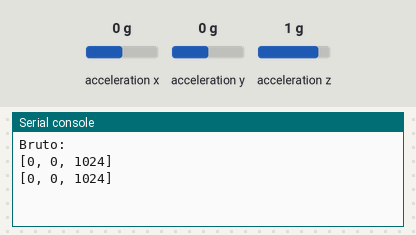
A program run on a simulated Raspberry Pi Pico running CircuitPython. Parts: the last lines printed to the serial console. Inputs (shaded band) come from the test bench; at power-on: acceleration x 0 g, acceleration y 0 g, acceleration z 1 g.

Above: at 5.0 s.
5.1 s: acceleration x set to -1.4 g
At 7.3 s:
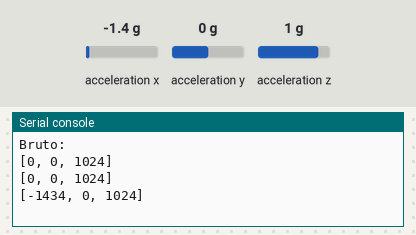
9.0 s: acceleration y set to -1.4 g
At 9.7 s:
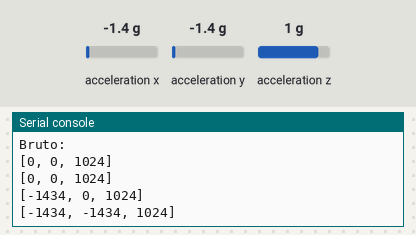
16.5 s: acceleration z set to -1.4 g
At 19.1 s:
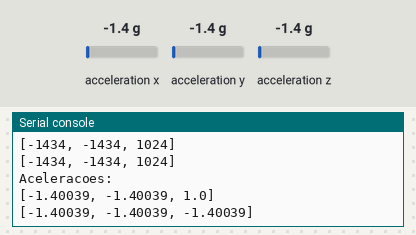
Timing chart, 0 to 20.6 s (numbered marks = the images above; inputs shaded):
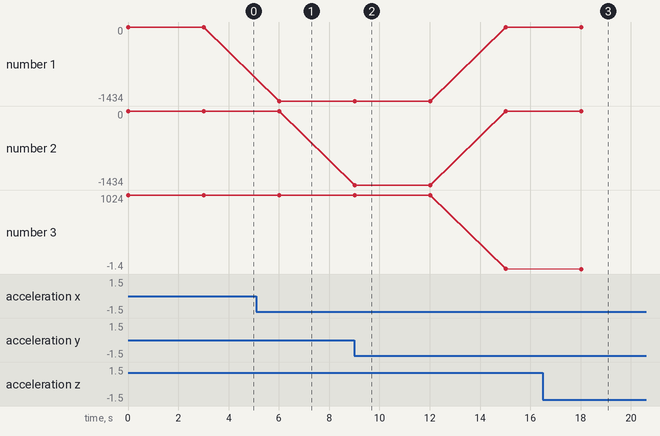

The program:

mma8452_cpython.py
```python
# MMA8452 Example

'''
CircuitPython Class for MMA8452 sensor

Adapted form Sparkfun Arduino library
https://github.com/sparkfun/SparkFun_MMA8452Q_Arduino_Library

'''
import struct

class MMA8452():
    # Construtor
    def __init__(self, i2c=None, addr=0x1C):
        # confere parametros
        if i2c is None:
            raise ValueError("Faltou I2C")
        else:
            self.i2c = i2c
        self.addr = addr

        # registradores
        self.STATUS_MMA8452Q = 0x00
        self.OUT_X_MSB = 0x01
        self.OUT_X_LSB = 0x02
        self.OUT_Y_MSB = 0x03
        self.OUT_Y_LSB = 0x04
        self.OUT_Z_MSB = 0x05
        self.OUT_Z_LSB = 0x06
        self.SYSMOD = 0x0B
        self.INT_SOURCE = 0x0C
        self.WHO_AM_I = 0x0D
        self.XYZ_DATA_CFG = 0x0E
        self.HP_FILTER_CUTOFF = 0x0F
        self.PL_STATUS = 0x10
        self.PL_CFG = 0x11
        self.PL_COUNT = 0x12
        self.PL_BF_ZCOMP = 0x13
        self.P_L_THS_REG = 0x14
        self.FF_MT_CFG = 0x15
        self.FF_MT_SRC = 0x16
        self.FF_MT_THS = 0x17
        self.FF_MT_COUNT = 0x18
        self.TRANSIENT_CFG = 0x1D
        self.TRANSIENT_SRC = 0x1E
        self.TRANSIENT_THS = 0x1F
        self.TRANSIENT_COUNT = 0x20
        self.PULSE_CFG = 0x21
        self.PULSE_SRC = 0x22
        self.PULSE_THSX = 0x23
        self.PULSE_THSY = 0x24
        self.PULSE_THSZ = 0x25
        self.PULSE_TMLT = 0x26
        self.PULSE_LTCY = 0x27
        self.PULSE_WIND = 0x28
        self.ASLP_COUNT = 0x29
        self.CTRL_REG1 = 0x2A
        self.CTRL_REG2 = 0x2B
        self.CTRL_REG3 = 0x2C
        self.CTRL_REG4 = 0x2D
        self.CTRL_REG5 = 0x2E
        self.OFF_X = 0x2F
        self.OFF_Y = 0x30
        self.OFF_Z = 0x31

        # escalas
        self.SCALE_2G = 2
        self.SCALE_4G = 4
        self.SCALE_8G = 8

        # taxa de dados
        self.ODR_800 = 0
        self.ODR_400 = 1
        self.ODR_200 = 2
        self.ODR_100 = 3
        self.ODR_50 = 4
        self.ODR_12 = 5
        self.ODR_6 = 6
        self.ODR_1 = 7

        # orientações
        self.PORTRAIT_U = 0
        self.PORTRAIT_D = 1
        self.LANDSCAPE_R = 2
        self.LANDSCAPE_L = 3
        self.LOCKOUT = 0x40

        # modo de operação
        self.SYSMOD_STANDBY = 0
        self.SYSMOD_WAKE = 1
        self.SYSMOD_SLEEP = 2

    # Inicia sensor
    def begin(self):
        if self.readRegister(self.WHO_AM_I) != 42:
            return False
        self.scale = self.SCALE_2G
        self.odr = self.ODR_800
        self.setScale(self.scale)
        self.setDataRate(self.odr)
        self.setupPL() # detecção Paisagem / Retrato
        self.setupTap(0x80, 0x80, 0x80) # desliga
        return True

    # Pega aceleração bruta
    # Dado nos registradores: hhhhhhhh llll0000
    def getRawAcel(self):
        acel = struct.unpack(">hhh", self.readRegisters (self.OUT_X_MSB, 6))
        return [a >> 4 for a in acel]

    # Calcula aceleração
    def getCalclulatedAcel(self):
        return [float(a)/float(1 << 11)*float(self.scale) for a in self.getRawAcel()]

    # Testa se tem dado disponivel
    def available(self):
        return (self.readRegister(self.STATUS_MMA8452Q) & 0x08) != 0

    # Seleciona escala
    def setScale(self, fsr):
        if not fsr in (self.SCALE_2G, self.SCALE_4G, self.SCALE_8G):
            raise ValueError("Escala invalida")

        # só pode mudar no modo standby
        if self.isActive():
            self.standby()

        # Atualiza a configuração
        cfg = self.readRegister(self.XYZ_DATA_CFG)
        cfg = (cfg & 0xFC) | (fsr >> 2)
        self.writeRegister(self.XYZ_DATA_CFG, cfg)

        # Entra no modo ativo
        self.active()

    # Seleciona a taxa de dados (ODR)
    def setDataRate(self, odr):
        if not odr in (self.ODR_800, self.ODR_400, self.ODR_200, self.ODR_100,
                       self.ODR_50, self.ODR_12, self.ODR_6, self.ODR_1):
            raise ValueError("Taxa de dados invalida")

        # só pode mudar no modo standby
        if self.isActive():
            self.standby()

        # Atualiza a configuração
        ctrl = self.readRegister(self.CTRL_REG1)
        ctrl = (ctrl & 0xC7) | (odr << 3)
        self.writeRegister(self.CTRL_REG1, ctrl)

        # Entra no modo ativo
        self.active()

    # Configura a detecção de batida
    def setupTap(self, xThs, yThs, zThs):
        # só pode mudar no modo standby
        if self.isActive():
            self.standby()

        # Atualiza a configuração
        temp = 0x40
        if (xThs & 0x80) == 0:
            temp |= 0x03
            self.writeRegister(self.PULSE_THSX, xThs)
        if (yThs & 0x80) == 0:
            temp |= 0x0C
            self.writeRegister(self.PULSE_THSY, yThs)
        if (zThs & 0x80) == 0:
            temp |= 0x30
            self.writeRegister(self.PULSE_THSZ, zThs)
        self.writeRegister(self.PULSE_CFG, temp)
        self.writeRegister(self.PULSE_TMLT, 0x30)
        self.writeRegister(self.PULSE_LTCY, 0xA0)
        self.writeRegister(self.PULSE_WIND, 0xFF)

        # Entra no modo ativo
        self.active()

    # Le o status da detecção de batida
    def readTap(self):
        tapStat = self.readRegister(self.PULSE_SRC)
        if (tapStat & 0x80) != 0:
            return tapStat & 0x7F
        else:
            return 0

    # Configura a detecção de Retrato/Paisagem
    def setupPL(self):
        # só pode mudar no modo standby
        if self.isActive():
            self.standby()

        # Atualiza a configuração
        self.writeRegister(self.PL_CFG, self.readRegister(self.PL_CFG) | 0x40)
        self.writeRegister(self.PL_COUNT, 0x50)

        # Entra no modo ativo
        self.active()

    # Lê o status de Retrato / Paisagem
    def readPL(self):
        plStat = self.readRegister(self.PL_STATUS)
        if (plStat & 0x40) != 0:
            return self.LOCKOUT
        else:
            return (plStat & 0x06) >> 1

    # Testes de orientação
    def isRight(self):
        return self.redPL() == self.LANDSCAPE_R

    def isLeft(self):
        return self.redPL() == self.LANDSCAPE_L

    def isUp(self):
        return self.redPL() == self.LANDSCAPE_U

    def isDown(self):
        return self.redPL() == self.LANDSCAPE_D

    def isFlat(self):
        return self.redPL() == self.LOCKOUT

    # Entra no modo standby
    def standby(self):
        c = self.readRegister(self.CTRL_REG1)
        self.writeRegister(self.CTRL_REG1, c & 0xFE)

    # Entra no modo ativo
    def active(self):
        c = self.readRegister(self.CTRL_REG1)
        self.writeRegister(self.CTRL_REG1, c | 0x01)

    # Testa se ativo
    def isActive(self):
        state = self.readRegister(self.SYSMOD) & 0x03
        return state != self.SYSMOD_STANDBY

    # Lê um registrador
    def readRegister(self, reg):
        selreg = bytearray([reg])
        data = bytearray(1)
        i2c.try_lock()
        i2c.writeto_then_readfrom(self.addr, selreg, data)
        i2c.unlock()
        return data[0]

    # Lê múltiplos registradores
    def readRegisters(self, reg, nregs):
        selreg = bytearray([reg])
        result = bytearray(nregs)
        i2c.try_lock()
        i2c.writeto_then_readfrom(self.addr, selreg, result)
        i2c.unlock()
        return result

    # Escreve em um registrador
    def writeRegister(self, reg, value):
        i2c.try_lock()
        i2c.writeto(self.addr, bytearray([reg, value]))
        i2c.unlock()

if __name__ == "__main__":
    '''
        Quick test
    '''
    import board
    from digitalio import DigitalInOut, Pull
    from busio import I2C
    from time import sleep

    i2c = I2C(sda=board.GP16, scl=board.GP17)
    sensor = MMA8452(i2c)
    if not sensor.begin():
        print ("Sensor nao encontrado")
    else:
        sensor.active()
        print ("Bruto:")
        for i in range(0, 5):
            while not sensor.available:
                pass
            print (sensor.getRawAcel())
            sleep(3)
        print ("Aceleracoes:")
        for i in range(0, 5):
            while not sensor.available:
                pass
            print (sensor.getCalclulatedAcel())
            sleep(3)
        print ("Posicao:")
        sensor.setupPL()
        oldpos = -1
        while True:
            sleep (0.3)
            newpos = sensor.readPL()
            if newpos == oldpos:
                continue
            oldpos = newpos
            if newpos == sensor.LOCKOUT:
                print ("Deitado")
            elif newpos == sensor.LANDSCAPE_R:
                print ("Paisagem virado para a direita")
            elif newpos == sensor.LANDSCAPE_L:
                print ("Paisagem virado para a esquerda")
            elif newpos == sensor.PORTRAIT_U:
                print ("Retrato virado para cima")
            elif newpos == sensor.PORTRAIT_D:
                print ("Retrato virado para baixo")
            else:
                print ("Posicao invalida: "+str(newpos))
```

Measured:
- after the input at 5.1 s, the serial console: prints a new line after 0.92 s (image 1)
- after the input at 9.0 s, the serial console: prints a new line at once (image 2)
- after the input at 16.5 s, the serial console: prints a new line after 1.5 s (image 3)
- plotted number 1: 0 → -1434 after the input at 5.1 s
